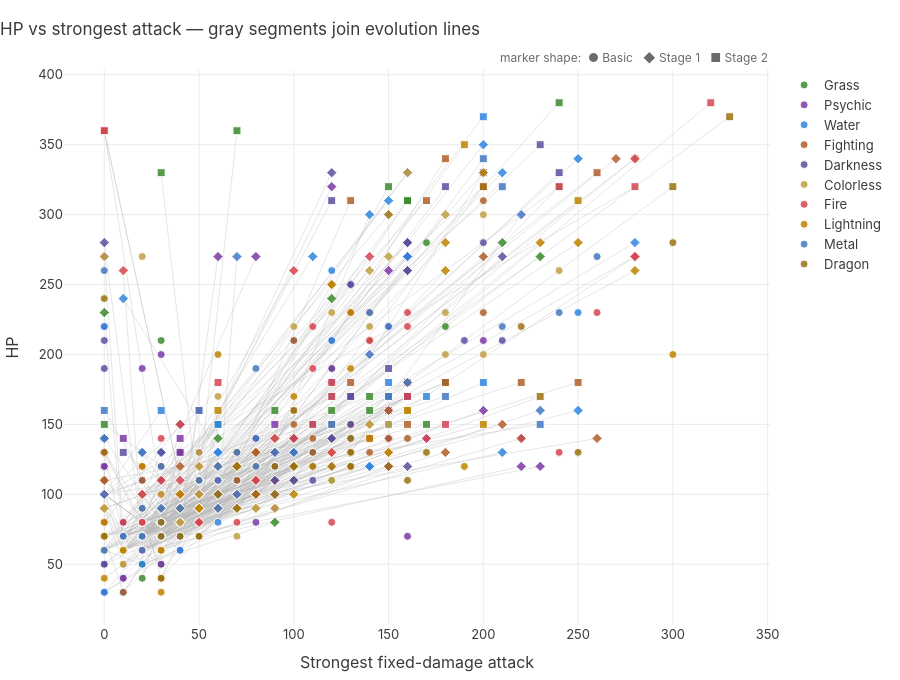

Here is the notebook cell this chart was saved with:
### Markdown cell above
## 2 · HP vs strongest attack, with evolution lines

Each point is a unique Pokemon name (reprints collapsed to the strongest printing).
**x** = its biggest *fixed-damage* attack, **y** = HP; marker shape encodes the evolution stage
and the gray segments connect each Pokemon to its pre-evolution, so whole evolution lines read
as little upward paths. The column at **x = 0** is Pokemon whose attacks are all
variable (`30×`-style) or pure effects — their punch isn't printed as a fixed number.

*Tip: double-click a type in the legend to isolate it; hover for the line, weakness and best attack.*

### Code cell
def evolution_segments(points: pl.DataFrame) -> go.Scatter:
    """One None-separated line trace joining each evolution to its pre-evolution."""
    parents = points.select(
        parent=pl.col("name"),
        parent_damage=pl.col("max_damage"),
        parent_hp=pl.col("hp"),
    )
    pairs = (
        points.drop_nulls("evolves_from")
        .join(parents, left_on="evolves_from", right_on="parent", how="inner")
    )
    xs: list[int | None] = []
    ys: list[int | None] = []
    for parent_damage, parent_hp, child_damage, child_hp in pairs.select(
        "parent_damage", "parent_hp", "max_damage", "hp"
    ).iter_rows():
        xs += [parent_damage, child_damage, None]
        ys += [parent_hp, child_hp, None]
    return go.Scatter(
        x=xs, y=ys, mode="lines",
        line=dict(color=SEGMENT_GRAY, width=1),
        hoverinfo="skip", showlegend=False,
    )


strongest_attacks = (
    attacks_df.filter(~pl.col("variable_damage"))
    .sort("damage", descending=True, nulls_last=True)
    .unique(subset="card_id", keep="first", maintain_order=True)
    .select("card_id", best_attack=pl.col("move_name"), best_attack_cost=pl.col("cost_str"))
)
pool = best_printing_per_name(pokemon_df).join(strongest_attacks, on="card_id", how="left")

fig = px.scatter(
    pool,
    x="max_damage", y="hp",
    color="energy_type", color_discrete_map=ENERGY_COLORS,
    symbol="stage", symbol_map={"Basic": "circle", "Stage 1": "diamond", "Stage 2": "square"},
    category_orders={"energy_type": TYPE_ORDER, "stage": STAGE_ORDER},
    hover_name="name",
    hover_data={
        "energy_type": False, "stage": True, "family_root": True,
        "weakness": True, "best_attack": True, "best_attack_cost": True,
    },
    labels={
        "max_damage": "Strongest fixed-damage attack", "hp": "HP",
        "stage": "stage", "family_root": "evolution line", "weakness": "weak to",
        "best_attack": "best attack", "best_attack_cost": "its cost",
    },
    opacity=0.85,
)
fig.update_traces(
    marker=dict(size=8, line=dict(width=1, color="white")),  # white ring separates overlaps
    selector=dict(mode="markers"),
)
fig.add_trace(evolution_segments(pool))
fig.data = fig.data[-1:] + fig.data[:-1]  # draw segments under the points

shown_types: set[str] = set()  # one legend entry per type; click toggles the whole type
for trace in fig.data:
    if trace.mode == "lines":
        continue
    energy = trace.name.split(",")[0]
    trace.update(legendgroup=energy, name=energy, showlegend=energy not in shown_types)
    shown_types.add(energy)
fig.add_annotation(
    text="marker shape:  ● Basic   ◆ Stage 1   ■ Stage 2",
    xref="paper", yref="paper", x=1, y=1.04, showarrow=False,
    font=dict(size=12, color="#6b6b6b"),
)
fig.update_layout(height=680)
style_figure(fig, title="HP vs strongest attack — gray segments join evolution lines")
